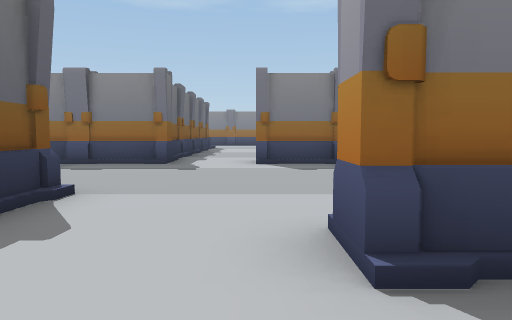
View 1 (above)

24 first-person views from a walk through a Unity game level. The camera is 1.3 m above the floor, tilts 4° down and sees 70° across. Doors are open. The floor is counted in squares, 2 m on a side. Each view is taken from the middle of a square. On the plan, view 1 faces up. The plan holds only what a view shows up to about 11 squares ahead; the rest is blank. The place goes on beyond the plan.

View 2
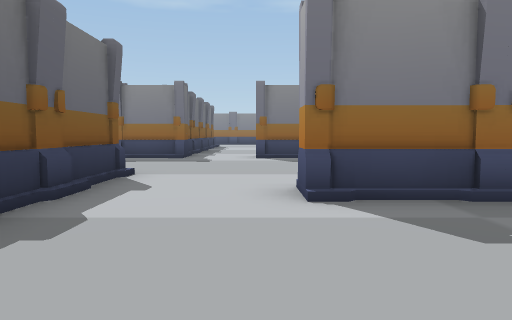

View 3
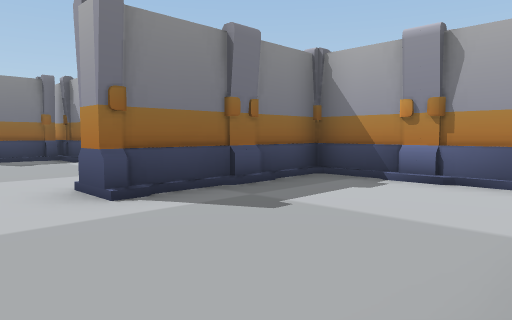

View 4
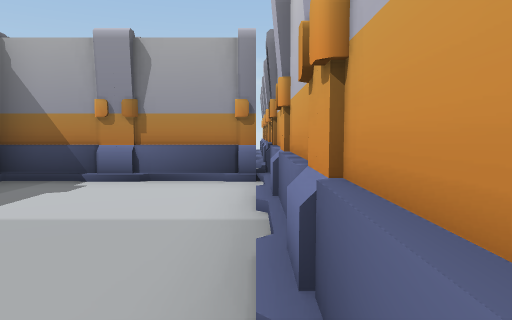

View 5
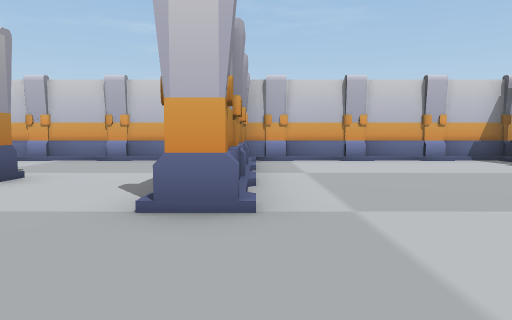

View 6
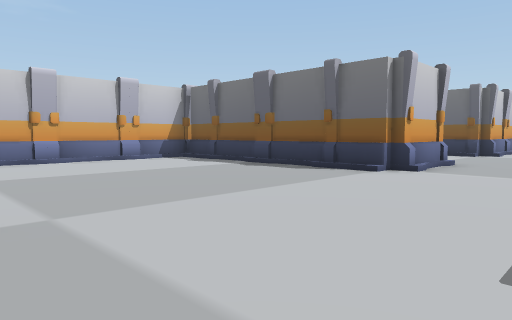

View 7
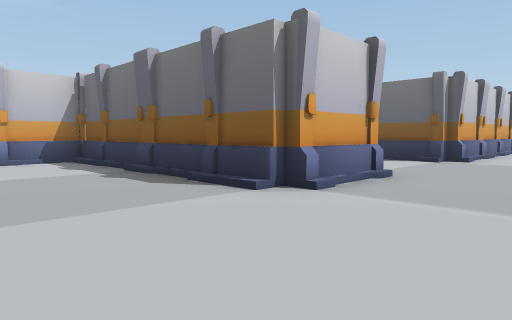

View 8
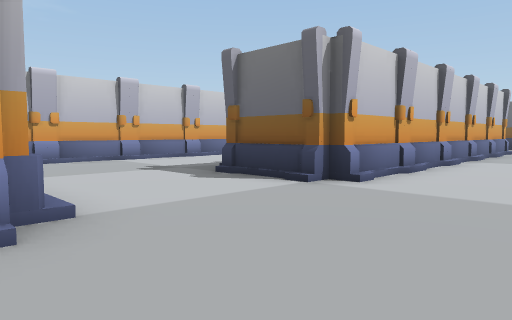

View 9
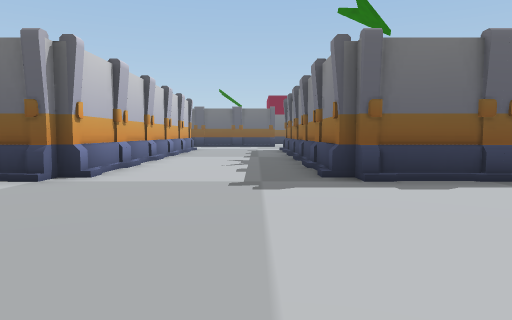

View 10
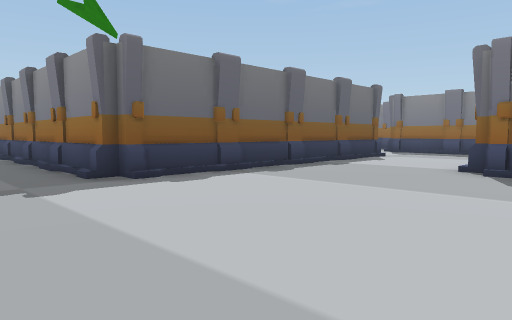

View 11
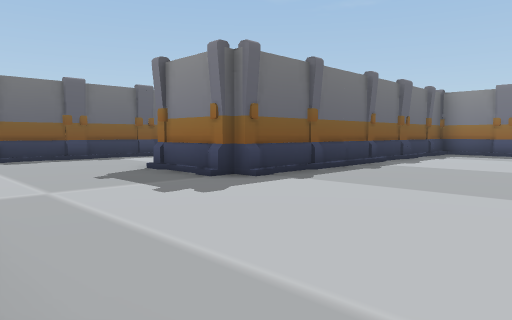

View 12
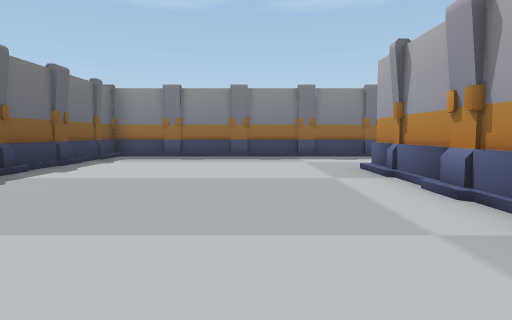

View 13
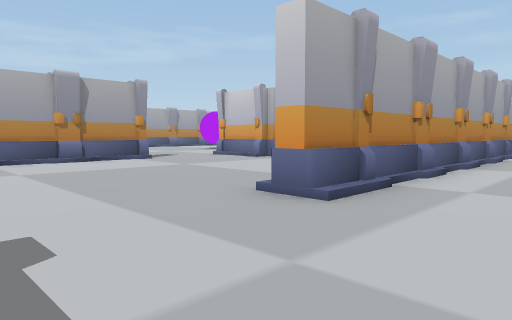

View 14
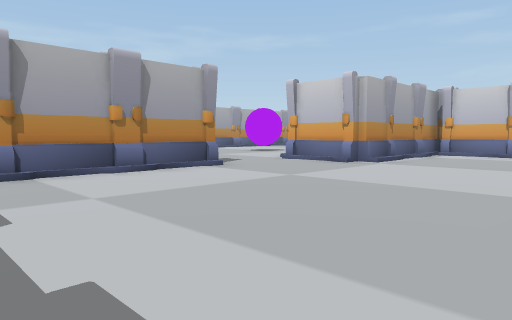

View 15
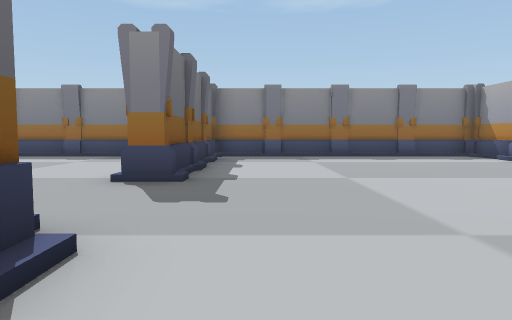

View 16
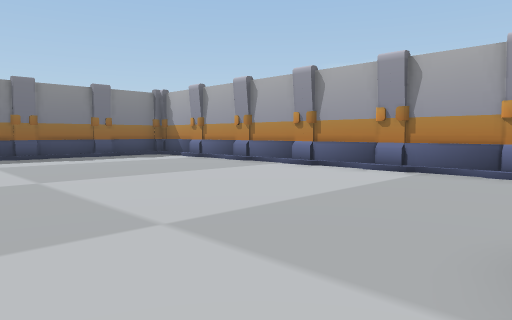

View 17
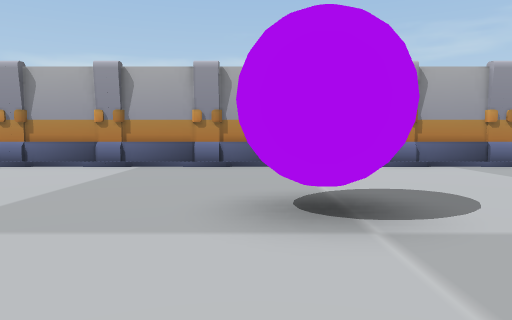

View 18
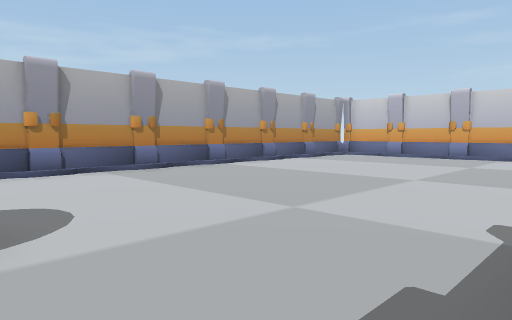

View 19
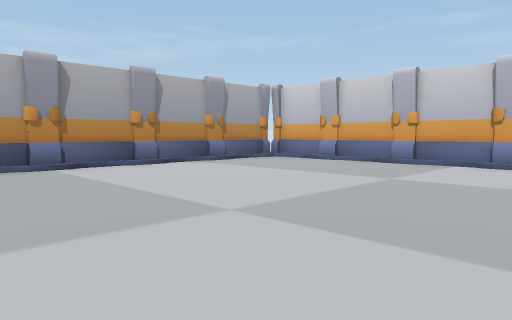

View 20
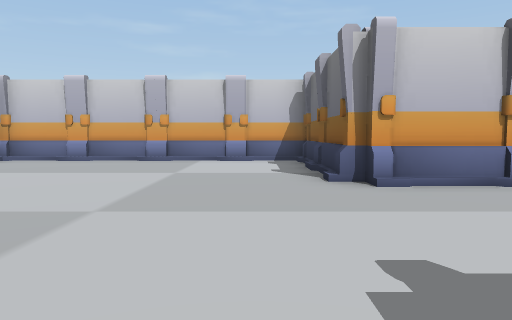

View 21
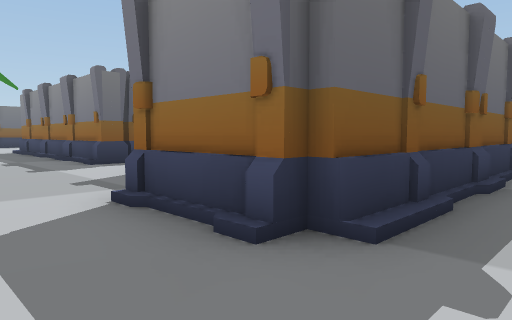

View 22
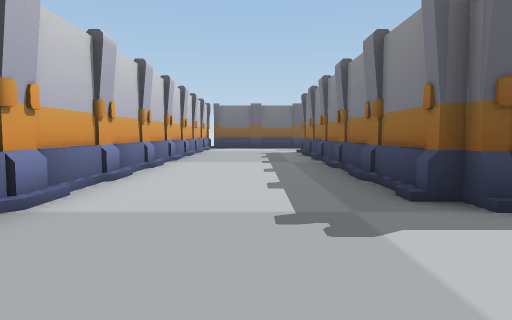

View 23
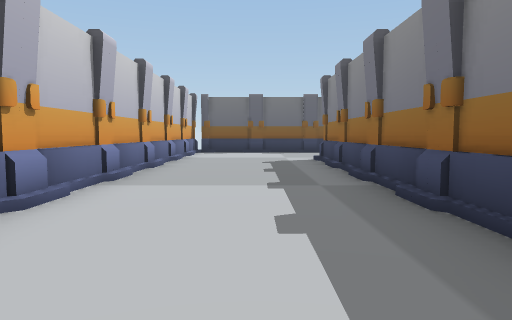

View 24
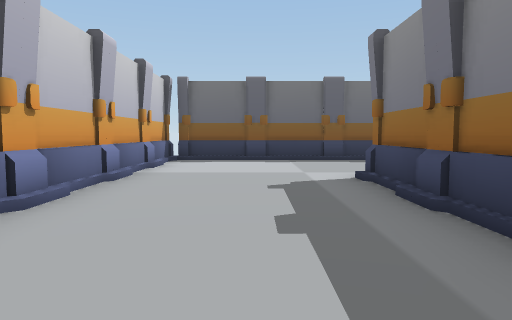

### Floor plan
Key: @ floor where view 1 was taken; # wall or solid block; x gap in a wall; . main floor; : floor 0.25 m higher than the main floor; / step, stairs or slope; D open door; O other object.
Columns run from 30 left of view 1 to 13 right of it. Each row starts with its distance up from view 1.
 22                     #############  #########
 21                     #/...........  #.......#
 20                     #/............/#.......#
 19                     #/............/#.......#
 18                 ..  #/...../#...../#.......#
 17                ...  #/...../#...../#.......#
 16                #..  #/...../#.....//.......#
 15                #../ #/...../#..............#
 14                #../ #/...../#..............#
 13                #../##/...../#.../##/.......#
 12                #.........../#.../##/.......#
 11                #.......... /#.../##/..O....#
 10               ##.......... /#.../##/..OO.  #
  9        ########/..... //// .DDD/:##/.......#
  8        ////////......   ####DDD####/.......#
  7          ........................##/.......#
  6          ..................................#
  5        ......................... ..........#
  4       #########/../##/...../#...  .........#
  3 #.    #########/../ #/...../#... ..........#
  2 #....##########/../ #/...../#..####/.......#
  1 #.................  #/...../#.....##.......#
  0 #................./ #/...../#.@.../#.......#
 -1 #.................  #/...../#...../#.......#
 -2 x/////////////////  #./////.#/////.#///////x
 -3  #################  #######################

Positions as (right, up) in squares from view 1, and headings:
1: (0, 0), facing up
2: (0, -2), facing up
3: (-1, -2), facing up-right
4: (-1, -2), facing right
5: (-3, 7), facing down
6: (-3, 7), facing down-left
7: (-6, 7), facing down-left
8: (-11, 7), facing down-left
9: (-10, 7), facing left
10: (-10, 6), facing up-left
11: (-5, 9), facing up-left
12: (-5, 11), facing up
13: (-5, 21), facing down-right
14: (-2, 21), facing down-right
15: (6, 11), facing up
16: (6, 11), facing up-right
17: (5, 11), facing right
18: (5, 10), facing down-right
19: (5, 6), facing down-right
20: (6, 7), facing down
21: (6, 5), facing up-left
22: (-12, 0), facing left
23: (-16, 0), facing left
24: (-20, 0), facing left
